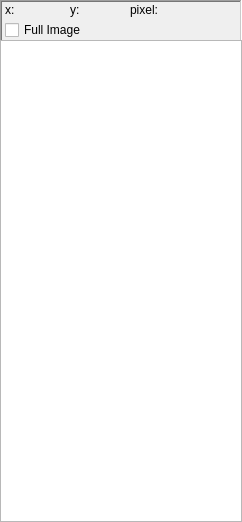
<?xml version="1.0" encoding="UTF-8"?>
<ui version="4.0">
 <class>Zoomer</class>
 <widget class="QFrame" name="Zoomer">
  <property name="windowModality">
   <enum>Qt::NonModal</enum>
  </property>
  <property name="enabled">
   <bool>true</bool>
  </property>
  <property name="geometry">
   <rect>
    <x>0</x>
    <y>0</y>
    <width>242</width>
    <height>522</height>
   </rect>
  </property>
  <property name="cursor">
   <cursorShape>ArrowCursor</cursorShape>
  </property>
  <property name="mouseTracking">
   <bool>true</bool>
  </property>
  <property name="windowTitle">
   <string>Frame</string>
  </property>
  <property name="frameShape">
   <enum>QFrame::WinPanel</enum>
  </property>
  <property name="frameShadow">
   <enum>QFrame::Sunken</enum>
  </property>
  <widget class="QGraphicsViewCustom" name="graphicsView">
   <property name="geometry">
    <rect>
     <x>0</x>
     <y>40</y>
     <width>242</width>
     <height>482</height>
    </rect>
   </property>
   <property name="mouseTracking">
    <bool>true</bool>
   </property>
  </widget>
  <widget class="QLabel" name="x_label">
   <property name="geometry">
    <rect>
     <x>5</x>
     <y>0</y>
     <width>60</width>
     <height>20</height>
    </rect>
   </property>
   <property name="mouseTracking">
    <bool>true</bool>
   </property>
   <property name="text">
    <string>x:</string>
   </property>
  </widget>
  <widget class="QLabel" name="y_label">
   <property name="geometry">
    <rect>
     <x>70</x>
     <y>0</y>
     <width>60</width>
     <height>20</height>
    </rect>
   </property>
   <property name="mouseTracking">
    <bool>true</bool>
   </property>
   <property name="text">
    <string>y:</string>
   </property>
  </widget>
  <widget class="QLabel" name="pixel_label">
   <property name="geometry">
    <rect>
     <x>130</x>
     <y>0</y>
     <width>107</width>
     <height>20</height>
    </rect>
   </property>
   <property name="mouseTracking">
    <bool>true</bool>
   </property>
   <property name="text">
    <string>pixel:</string>
   </property>
  </widget>
  <widget class="QCheckBox" name="checkBox">
   <property name="geometry">
    <rect>
     <x>5</x>
     <y>20</y>
     <width>101</width>
     <height>20</height>
    </rect>
   </property>
   <property name="text">
    <string>Full Image</string>
   </property>
  </widget>
 </widget>
 <customwidgets>
  <customwidget>
   <class>QGraphicsViewCustom</class>
   <extends>QGraphicsView</extends>
   <header location="global">qgraphicsviewcustom.h</header>
  </customwidget>
 </customwidgets>
 <resources/>
 <connections/>
</ui>
